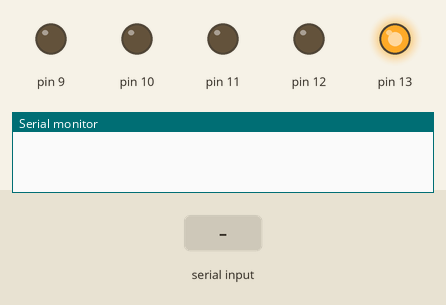
A sketch run on a simulated Arduino Uno, built with avr-gcc and run on an emulated ATmega328P. On the bench: output pins drawn as LEDs (lit = HIGH), the last lines printed to the serial monitor. The inputs (shaded band) are chosen by the test bench.

Above: at 1.2 s.
1.3 s: "90,45\n" received over Serial
At 2.5 s:
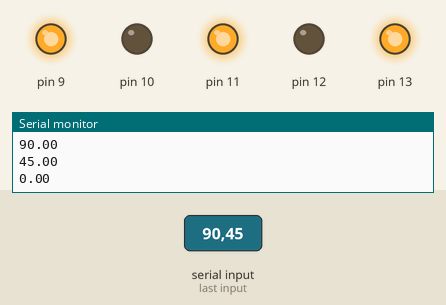
Timing chart, 0 to 4.3 s (numbered marks = the images above; inputs shaded):
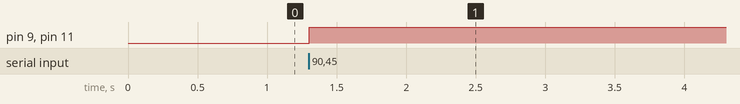

Measured:
- after the input at 1.3 s, pin 9, pin 11: LOW → HIGH at once

The sketch:

robot_with_accelorometar.ino
```cpp
void setup()
{
Serial.begin(9600);
pinMode(13, OUTPUT);
pinMode(12, OUTPUT);
pinMode(11, OUTPUT);
pinMode(10, OUTPUT);
pinMode(9, OUTPUT);
digitalWrite(13,HIGH);
}
void loop()
{
  while (Serial.available()<=0);
 float a=Serial.parseFloat();
 Serial.println(a);
if(a <-3)
{digitalWrite(12, HIGH);
  digitalWrite(11, LOW);
  digitalWrite(10, HIGH);
  digitalWrite(9, LOW);
}
else if(a>=-3 )
{
  digitalWrite(12, LOW);
  digitalWrite(11, HIGH);
  digitalWrite(10, LOW);
  digitalWrite(9, HIGH);

}
else if(a>-1)
{
  digitalWrite(12, LOW);
  digitalWrite(11, LOW);
  digitalWrite(10, LOW);
  digitalWrite(9, LOW);

}


}
```
